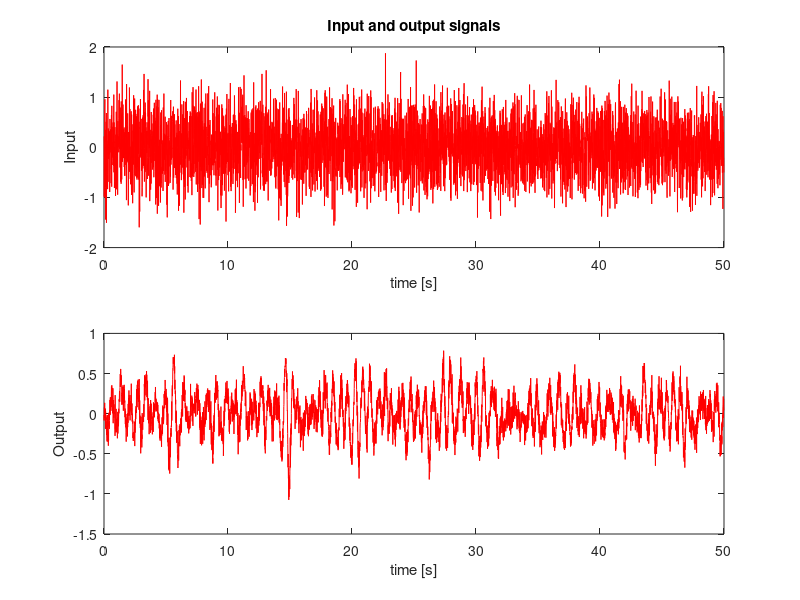

The MATLAB source for this figure: (Note: this script raises an error after producing the figure.)
clear all
close all
clc

%% Question 2

% Some administration
dt = 0.01;                 % Sample time
T = 50;                   % Total time
N = T/dt;                 % number of samples
t = (0:N-1).'*dt;         % Time vector
Fs = 1/dt;                 % Sample frequency
f = (0:N-1).'/T;          % Frequency vector (double sided)

%options=simset('OutputPoints','specified'); % only produce output for the time values in vector <t>
%load_system('Ass2_System_Open');
%
%%default values
%set_param('Ass2_System_Open/Input u: white noise','Variance','0.5');
%set_param('Ass2_System_Open/Noise n','Variance','0.1');
%
% Simulate model
%sim('Ass2_System_Open',t,options)
%clear tout

H = tf(1, [0.01, 0.03, 1]);
u_var = 0.5;
n_var = 0.1;
rng(1234) % set seed for generation of white noise input
u = normrnd(0, u_var, size(t));
rng(876348) % set seed for generation of additive output noise
y = lsim(H, u, t) + normrnd(0, n_var, size(t));

% Plot input and output
figure(100)
subplot(211)
    plot(t, u, 'r')
    xlabel('time [s]')
    ylabel('Input')
    title ('Input and output signals')
subplot(212)
    plot(t, y, 'r')
    ylabel('Output')
    xlabel('time [s]')

%% Question 2c

% Define the true system
H_true = squeeze(freqresp(H, f, 'Hz'));

% Estimate Open loop transfer function (H_ol) & Coherence (C_ol)
U = fft(u);
Y = fft(y);
Suu = U.*conj(U)/length(u);
Syu = Y.*conj(U)/length(u);
Syy = Y.*conj(Y)/length(u);

H_ol = Syu ./ Suu;
%C_ol = Syu ./ sqrt(Suu.*Syu);
C_ol = abs(Syu).^2 ./ (Suu.*Syy);

cmap = flipud(hsv(2));
plotspectrum(f, H_true, f, H_ol, C_ol, cmap, {'True', 'Raw'});
eps_save('question2c')

%% Question 2d
segment = 1:10;
wf = cell(1, length(segment));
wSuu = cell(1, length(segment));
wSyu = cell(1, length(segment));
wSyy = cell(1, length(segment));
wH_ol = cell(1, length(segment));
wC_ol = cell(1, length(segment));
for i = segment
    wf{i}= f(1:i:floor(end/i)*i);
    wSuu{i} = welchspectrum(u, u, i);
    wSyu{i} = welchspectrum(y, u, i);
    wSyy{i} = welchspectrum(y, y, i);
    wH_ol{i} = wSyu{i} ./ wSuu{i};
    %wC_ol{i} = wSyu{i} ./ sqrt(wSuu{i}.*wSyy{i});
    wC_ol{i} = abs(wSyu{i}).^2 ./ (wSuu{i}.*wSyy{i});
end

cmap = jet(length(segment) + 1);
legendstr = cell(1, length(segment) + 1);
legendstr{1} = 'True';
for i = segment
    legendstr{i + 1} = sprintf('N = %d', segment(i));
end
plotspectrum(f, H_true, wf, wH_ol, wC_ol, cmap, legendstr)
eps_save('question2d')

%% Question 2f, 2g
% set variance of input signal u(t) to a high value
rng(1234) % set seed for generation of white noise input
u_f = normrnd(0, 100*u_var, size(t));
rng(876348) % set seed for generation of additive output noise
y_f = lsim(H, u, t) + normrnd(0, n_var, size(t));

% set variance of additive output noise n(t) to a high value
rng(1234) % set seed for generation of white noise input
u_g = normrnd(0, u_var, size(t));
rng(876348) % set seed for generation of additive output noise
y_g = lsim(H, u, t) + normrnd(0, 100*n_var, size(t));

% what do we change the variance to in part 2g? should welch averaging be used
% to calculate the frequency response H and coherence?
f_fg = {wf{end}, wf{end}};
Suu_f = welchspectrum(u_f, u_f, 10);
Syu_f = welchspectrum(y_f, u_f, 10);
Syy_f = welchspectrum(y_f, y_f, 10);
Suu_g = welchspectrum(u_g, u_g, 10);
Syu_g = welchspectrum(y_g, u_g, 10);
Syy_g = welchspectrum(y_g, y_g, 10);
H_ol_fg = {Syu_f ./ Suu_f, Syu_g ./ Suu_g};
C_ol_fg = {abs(Syu_f).^2 ./ (Suu_f .* Syy_f),...
           abs(Syu_g).^2 ./ (Suu_g .* Syy_g)};

cmap = flipud(hsv(3));
legendstr = cell(1, 3);
legendstr = {'True',...
    sprintf('\\sigma_u^2 = %d', 100*u_var),...
    sprintf('\\sigma_n^2 = %d', 100*n_var)};
plotspectrum(f, H_true, f_fg, H_ol_fg, C_ol_fg, cmap, legendstr)
eps_save('question2f')
